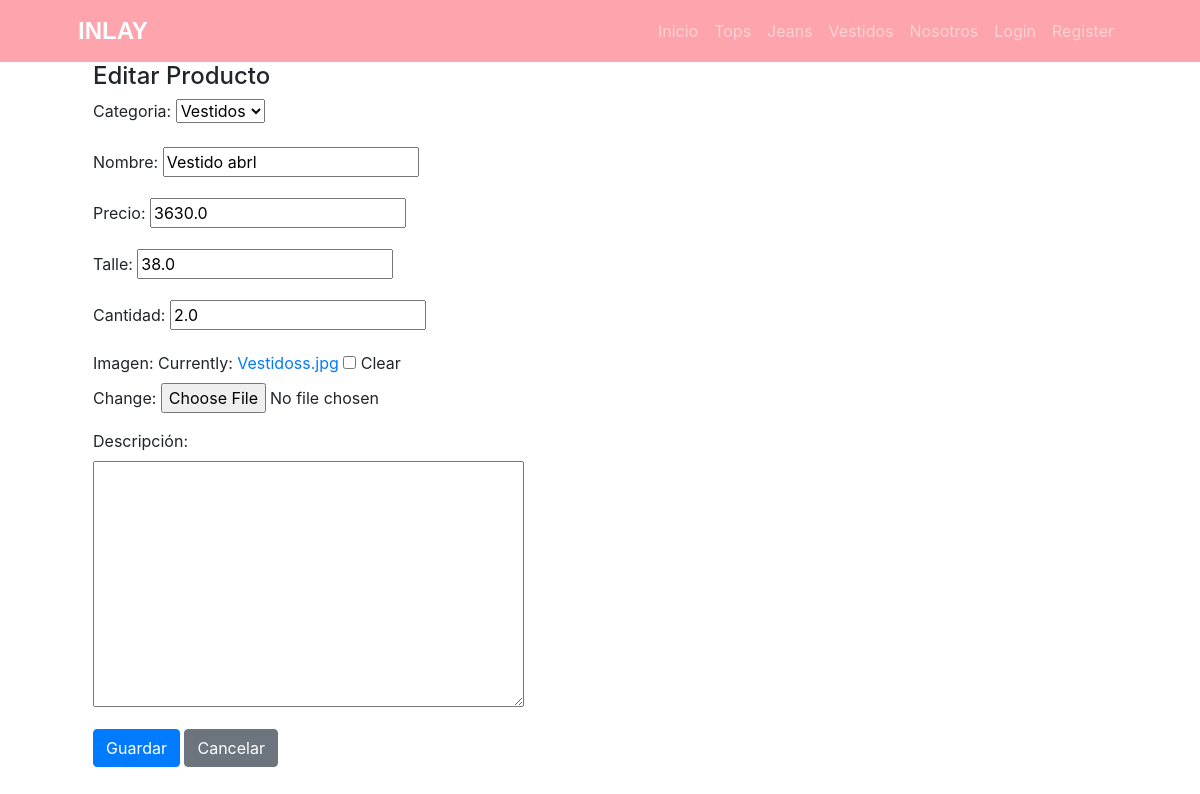
The app's page /producto/update/vestidos/11 with its own data.
### core/models.py (models this page shows, shortened)
class Producto(models.Model):
    categoria_id = models.ForeignKey(ProductoCategoria, null=True, blank=True, on_delete=models.SET_NULL)
    nombre = models.CharField(max_length=100)
    precio = models.FloatField()
    talle = models.FloatField()
    cantidad = models.FloatField()
    descripcion = models.TextField(null=True, blank=True, verbose_name = "descripción")
    fecha_actualizacion = models.DateField(null=True, blank=True, default=timezone.now(), editable=False, verbose_name = "fecha de actualización")
    imagenProducto = models.ImageField(null=True, blank=True, upload_to="")
    class meta:
        verbose_name = "producto"
        verbose_name_plural = "productos"

### core/views.py (the view)
# urls.py: path("producto/update/vestidos/<int:pk>", views.ProductoUpdateVestidos.as_view(), name="producto_update_vestidos"),
class ProductoUpdateVestidos(UpdateView):
    model = Producto
    context_object_name = "vestidos"
    form_class = ProductoForm
    success_url = reverse_lazy("core:producto_list_vestidos")
    template_name = "core/producto_vestidos_form.html"

### core/forms.py
class ProductoForm(forms.ModelForm):
    class Meta:
        model = Producto
        fields = "__all__"

### core/models.py (called while the page is built)
    def __str__(self):
        return self.nombre

### core/templates/core/producto_vestidos_form.html (shortened to what this page needs)
{% extends 'core/base.html' %}
{% block content %}
<div class="container">
    <h4>Editar Producto</h4>
    <div class="row">
        <div class="col-md-6">
            <form method="post">
                <div class="form-group">
                  <label for="{{ form.categoria_id.id_for_label }}">Categoria:</label>
                  {{ form.categoria_id }}
                </div>
                <div class="form-group">
                    <label for="{{ form.nombre.id_for_label }}">Nombre:</label>
                    {{ form.nombre }}
                </div>
                <div class="form-group">
                  <label for="{{ form.precio.id_for_label }}">Precio:</label>
                  {{ form.precio }}
                </div>
                <div class="form-group">
                  <label for="{{ form.talle.id_for_label }}">Talle:</label>
                  {{ form.talle }}
                </div>
                <div class="form-group">
                  <label for="{{ form.cantidad.id_for_label }}">Cantidad:</label>
                  {{ form.cantidad }}
                </div>
                <div class="form-group">
                  <label for="{{ form.imagenProducto.id_for_label }}">Imagen:</label>
                  {{ form.imagenProducto }}
                </div>
                <div class="form-group">
                    <label for="{{ form.descripcion.id_for_label }}">Descripción:</label>
                    {{ form.descripcion }}
                </div>
                <button type="submit" class="btn btn-primary">Guardar</button>
                <a href="{% url 'core:producto_list_vestidos' %}" class="btn btn-secondary">Cancelar</a>
            </form>
        </div>
    </div>
</div>
{% endblock content %}

### records on screen
Producto: categoria_id "Vestidos", nombre "Vestido abrl", precio "3630.0", talle "38.0", cantidad "2.0"
